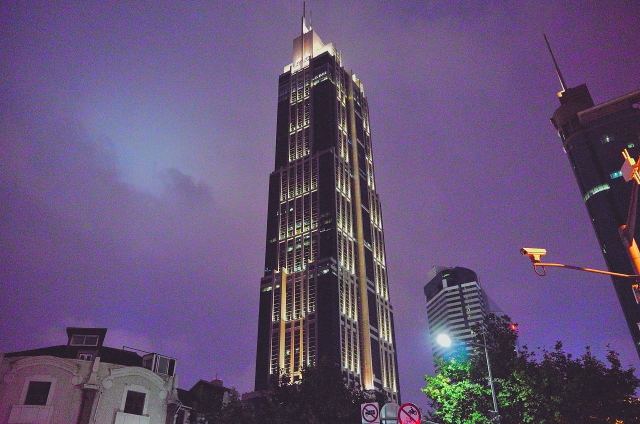
#> input picture test.jpg, 1280 x 848 px (shown at 1/2 size)
$ python noise.py
#> lines starting #> are read from the running program, lines starting #| are printed output that depends on the picture
import cv2
import imutils
import numpy as np


def global_denoise(img, ksize=3):
    return cv2.medianBlur(img, ksize)


def _add_random_noise(img, bright_noise=0, dark_noise=0):
    """
    Don't use this method in pre-processing, for this method is to raise the difficulty for algorithm testing
    :param bright_noise: the quantity of bright_noise
    :param dark_noise: the quantity of dark_noise
    :return:
    """
    img_bk = img.copy()

    h, w = img.shape[:2]

    if len(img.shape) == 3:
        c = img.shape[2]
        bright_size = (1, bright_noise, c)
        dark_size = (1, dark_noise, c)
    else:
        bright_size = (1, bright_noise)
        dark_size = (1, dark_noise)

    bright_noise_x = np.random.randint(0, w, size=(1, bright_noise))
    bright = np.random.randint(0, h, size=(1, bright_noise))
    img_bk[bright, bright_noise_x] = np.random.randint(192, 256, size=bright_size)

    dark_noise_x = np.random.randint(0, w, size=(1, dark_noise))
    dark_noise_y = np.random.randint(0, h, size=(1, dark_noise))
    img_bk[dark_noise_y, dark_noise_x] = np.random.randint(0, 64, size=dark_size)

    return img_bk


if __name__ == "__main__":
    img = cv2.imread("test.jpg")
#> img is the input picture: shape (848, 1280, 3); mean B, G, R 119, 82.6, 100.9
    img = imutils.resize(img, width=800)
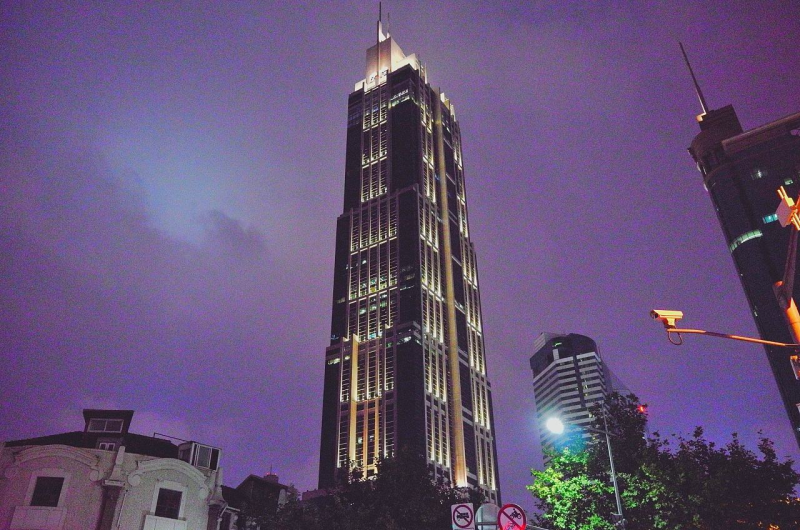
#> img: shape (530, 800, 3); mean B, G, R 119, 82.6, 100.9

    # noise = _add_random_noise(img, 200, 20000)
    # cv2.imshow("Noise", noise)
    # cv2.waitKey(0)

    global_denoi = global_denoise(img, 3)

    delta = img.astype(np.int16) - global_denoi.astype(np.int16)
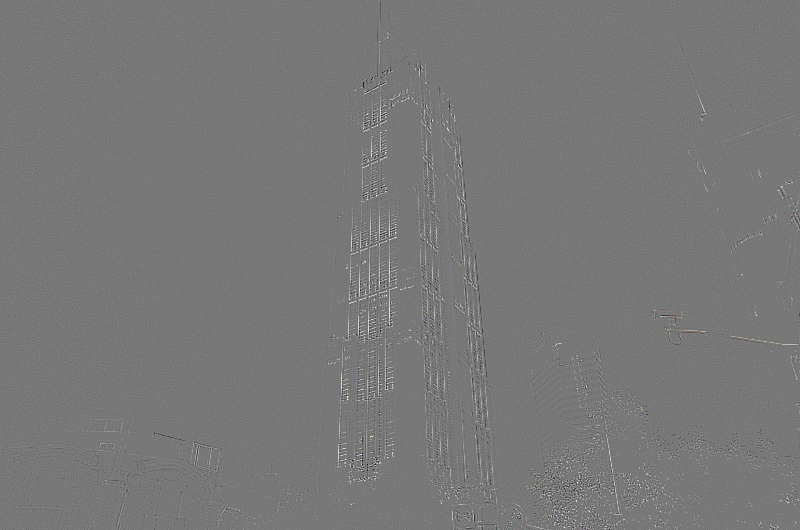
#> delta: shape (530, 800, 3) int16; mean B, G, R 0.4, 0.5, 0.4; drawn with min black and max white
    # _, delta = cv2.threshold(delta, 240, 255, cv2.THRESH_BINARY)
    delta = cv2.convertScaleAbs(delta)
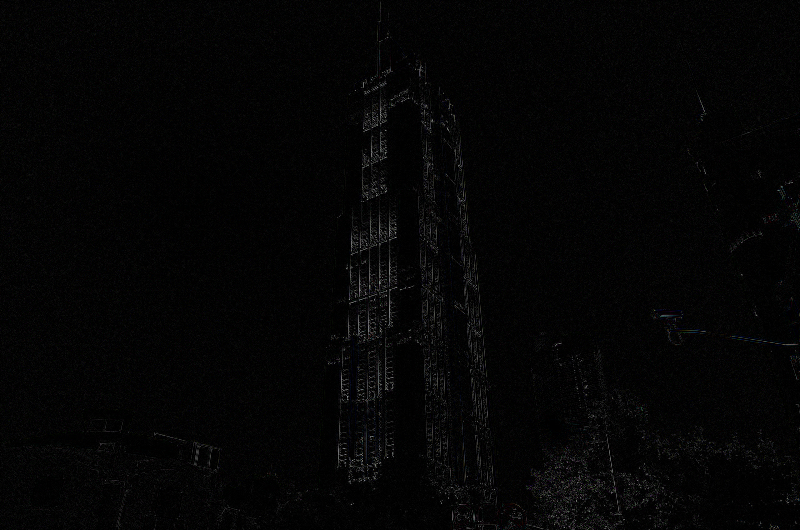
#> delta: shape (530, 800, 3); mean B, G, R 4.5, 4.5, 4.5
    cv2.imshow("Delta", delta)
    cv2.waitKey(0)

    patch_size = 3
    a = np.where(delta > 0)
    print(0)
